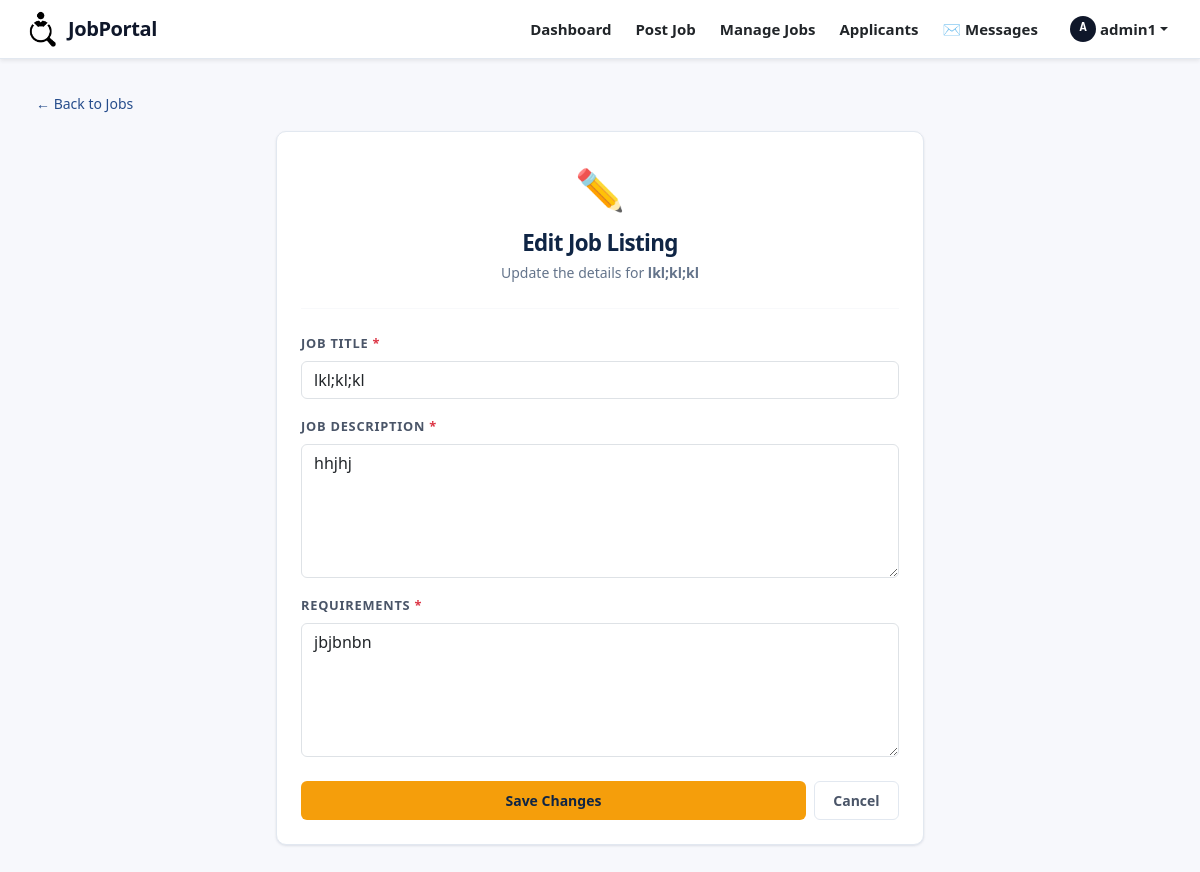
The app's page /job/2/edit/ (signed in) with its own data.
### job_app/models.py (models this page shows, shortened)
class Job(models.Model):
    title = models.CharField(max_length=200, blank=False, null=False)
    description = models.TextField()
    requirements = models.TextField()
    posted_by = models.ForeignKey(User, on_delete=models.CASCADE)
    posted_date = models.DateTimeField(auto_now_add=True)

### job_app/views.py (the view)
# urls.py: path('job/<int:job_id>/edit/', views.edit_job, name='edit_job'),
@login_required(login_url='login_user')
def edit_job(request, job_id):
    if not request.user.is_staff:
        messages.error(request, 'Access denied.')
        return redirect('dashboard')
    job = get_object_or_404(Job, id=job_id)
    if job.posted_by != request.user:
        messages.error(request, 'You can only edit your own job listings.')
        return redirect('job_list')
    if request.method == 'POST':
        form = JobEditForm(request.POST, instance=job)
        if form.is_valid():
            form.save()
            messages.success(request, f'Job listing "{job.title}" updated successfully.')
            return redirect('job_list')
    else:
        form = JobEditForm(instance=job)
    return render(request, 'edit_job.html', {'form': form, 'job': job})

### job_app/forms.py
class JobEditForm(forms.ModelForm):
    class Meta:
        model = Job
        fields = ['title', 'description', 'requirements']
        widgets = {
            'title': TextInput(attrs={'class': 'form-control'}),
            'description': Textarea(attrs={'class': 'form-control', 'rows': '5'}),
            'requirements': Textarea(attrs={'class': 'form-control', 'rows': '5'}),
        }

### templates/edit_job.html (shortened to what this page needs)
{% extends 'base.html' %}
{% load static %}
{% block content %}
<div class="container-fluid">
    <a href="{% url 'job_list' %}" class="jp-link d-inline-flex align-items-center gap-1 mb-3" style="font-size:.875rem;">
        ← Back to Jobs
    </a>
    <div class="row justify-content-center">
        <div class="col-lg-7 col-md-9">
            <div class="jp-card">
                <div class="card-body">
                    <div class="text-center mb-4">
                        <div style="font-size:2.5rem;margin-bottom:.5rem;">✏️</div>
                        <h2 style="font-weight:700;color:var(--jp-navy);letter-spacing:-.03em;font-size:1.4rem;margin-bottom:.25rem;">
                            Edit Job Listing
                        </h2>
                        <p style="color:var(--jp-text-muted);font-size:.875rem;margin:0;">
                            Update the details for <strong>{{ job.title }}</strong>
                        </p>
                    </div>
                    <hr class="jp-divider">
                    <form method="POST" novalidate>
                        <div class="jp-form-group">
                            <label class="jp-label" for="{{ form.title.id_for_label }}">
                                Job Title <span class="text-danger">*</span>
                            </label>
                            {{ form.title }}
                        </div>
                        <div class="jp-form-group">
                            <label class="jp-label" for="{{ form.description.id_for_label }}">
                                Job Description <span class="text-danger">*</span>
                            </label>
                            {{ form.description }}
                        </div>
                        <div class="jp-form-group">
                            <label class="jp-label" for="{{ form.requirements.id_for_label }}">
                                Requirements <span class="text-danger">*</span>
                            </label>
                            {{ form.requirements }}
                        </div>
                        <div class="d-flex gap-2 mt-4">
                            <button type="submit" class="jp-btn jp-btn-accent flex-grow-1 justify-content-center">
                                Save Changes
                            </button>
                            <a href="{% url 'job_list' %}" class="jp-btn jp-btn-ghost flex-shrink-0">
                                Cancel
                            </a>
                        </div>
                    </form>
                </div>
            </div>
        </div>
    </div>
</div>
{% endblock %}

### templates/base.html (shortened to what this page needs)
{% load static %}
<!DOCTYPE html>
<html lang="en">
<head>
    <link href="https://cdn.jsdelivr.net/npm/bootstrap@5.3.3/dist/css/bootstrap.min.css" rel="stylesheet">
    <link href="{% static 'css/portal.css' %}" rel="stylesheet">
</head>
<body>
<nav class="navbar navbar-expand-lg navbar-light bg-white shadow-sm" style="border-bottom: 1px solid #e2e8f0; padding: 0.5rem 0;">
    <div class="container-fluid px-4">
        <a class="navbar-brand d-inline-flex align-items-center w-auto p-0 m-0" href="{% url 'landing_view' %}" style="text-decoration: none !important;">
            <img src="{% static 'django_job/logo.png' %}" alt="JobPortal Logo" style="max-height: 36px; width: auto; margin: 0; padding: 0; display: block;">
            <span class="ms-2" style="font-size: 1.25rem; font-weight: 700; color: #0f172a !important; letter-spacing: -0.02em; display: inline-block; line-height: 1;">
                JobPortal
            </span>
        </a>
        <div class="collapse navbar-collapse" id="mainNav">
            <ul class="navbar-nav ms-auto align-items-lg-center gap-2">
                {% if user.is_authenticated %}
                    {% if user.is_staff %}
                        <li class="nav-item"><a class="nav-link text-dark fw-bold" href="{% url 'dashboard' %}">Dashboard</a></li>
                        <li class="nav-item"><a class="nav-link text-dark fw-bold" href="{% url 'post_job' %}">Post Job</a></li>
                        <li class="nav-item"><a class="nav-link text-dark fw-bold" href="{% url 'job_list' %}">Manage Jobs</a></li>
                        <li class="nav-item"><a class="nav-link text-dark fw-bold" href="{% url 'application_list' %}">Applicants</a></li>
                        <li class="nav-item">
                            <a class="nav-link text-dark fw-bold position-relative" href="{% url 'inbox' %}">
                                ✉️ Messages
                            </a>
                        </li>
                    {% endif %}
                    <li class="nav-item dropdown ms-lg-2">
                        <a class="nav-link dropdown-toggle text-dark fw-bold d-flex align-items-center" href="#" data-bs-toggle="dropdown">
                            <span class="avatar-circle me-1" style="width:26px; height:26px; background:#0f172a; color:#fff; border-radius:50%; display:inline-flex; align-items:center; justify-content:center; font-size:0.75rem;">{{ user.username|slice:":1"|upper }}</span>
                            {{ user.username }}
                        </a>
                    </li>
                {% endif %}
            </ul>
        </div>
    </div>
</nav>
<main class="jp-main">
    {% block content %}{% endblock %}
</main>
</body>
</html>

### static/css/portal.css (style rules this page uses)
:root { --jp-navy: #0f2545; --jp-navy-mid: #1a3a6b; --jp-navy-light: #264d8c; --jp-slate: #2d3748; --jp-slate-mid: #4a5568; --jp-slate-light: #718096; --jp-amber: #f59e0b; --jp-amber-light: #fcd34d; --jp-amber-pale: #fef3c7; --jp-green: #10b981; --jp-green-pale: #d1fae5; --jp-red: #ef4444; --jp-red-pale: #fee2e2; --jp-blue: #3b82f6; --jp-blue-pale: #dbeafe; --jp-bg: #f7f8fc; --jp-bg-white: #ffffff; --jp-border: #e2e8f0; --jp-text: #1a202c; --jp-text-muted: #64748b; --jp-shadow-sm: 0 1px 3px rgba(15,37,69,.08), 0 1px 2px rgba(15,37,69,.04); --jp-shadow: 0 4px 12px rgba(15,37,69,.10), 0 2px 4px rgba(15,37,69,.06); --jp-shadow-lg: 0 10px 30px rgba(15,37,69,.14); --jp-radius: 10px; --jp-radius-sm: 6px; --jp-radius-lg: 16px; --jp-font: 'DM Sans', system-ui, sans-serif; --jp-mono: 'DM Mono', monospace; --jp-transition: all .18s ease; }
*, *::before, *::after { box-sizing: border-box; }
html { scroll-behavior: smooth; }
body { font-family: var(--jp-font); font-size: 0.9375rem; line-height: 1.65; color: var(--jp-text); background: var(--jp-bg); -webkit-font-smoothing: antialiased; min-height: 100vh; display: flex; flex-direction: column; }
.avatar-circle { display: inline-flex; align-items: center; justify-content: center; width: 28px; height: 28px; border-radius: 50%; background: var(--jp-amber); color: var(--jp-navy); font-size: .7rem; font-weight: 700; font-family: var(--jp-mono); letter-spacing: -.02em; }
.jp-main { flex: 1; padding: 2rem 1.5rem; }
.jp-card { background: var(--jp-bg-white); border: 1px solid var(--jp-border); border-radius: var(--jp-radius); box-shadow: var(--jp-shadow-sm); transition: var(--jp-transition); }
.jp-card .card-body { padding: 1.5rem; }
.jp-btn { font-family: var(--jp-font); font-weight: 600; font-size: .875rem; border-radius: var(--jp-radius-sm); padding: .5rem 1.15rem; border: none; cursor: pointer; transition: var(--jp-transition); display: inline-flex; align-items: center; gap: .4rem; text-decoration: none; line-height: 1.5; }
.jp-btn-accent { background: var(--jp-amber); color: var(--jp-navy); }
.jp-btn-ghost { background: transparent; color: var(--jp-slate-mid); border: 1.5px solid var(--jp-border); }
.jp-label { font-size: .8rem; font-weight: 600; text-transform: uppercase; letter-spacing: .06em; color: var(--jp-slate-mid); margin-bottom: .4rem; display: block; }
.jp-form-group { margin-bottom: 1.1rem; }
.jp-divider { border: none; border-top: 1px solid var(--jp-border); margin: 1.5rem 0; }
.jp-link { color: var(--jp-navy-light); font-weight: 500; text-decoration: none; }

### records on screen
Job: title "lkl;kl;kl", description "hhjhj", requirements "jbjbnbn"

### other values on screen
{{ user.username|slice:":1"|upper }} "A"
{{ user.username }} "admin1"
